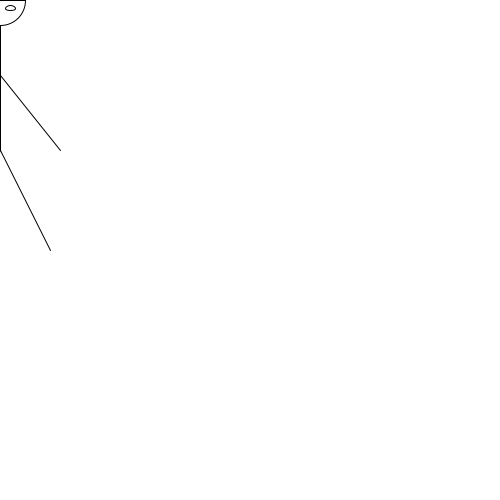
Frame 1 (no input)
Frame 60 (the mouse pressed at the canvas centre just before this capture): identical to frame 1, image omitted
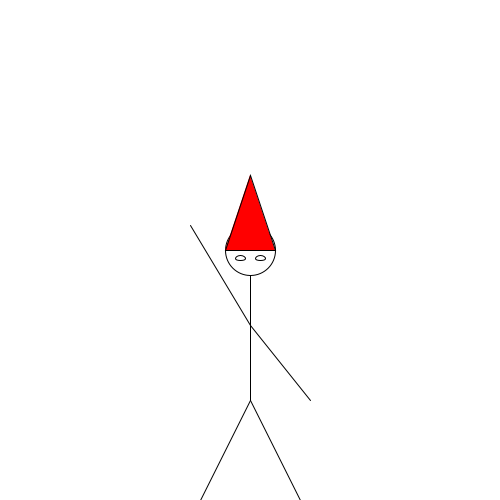
Frame 120 (the mouse held since frame 60 and released just before this capture)

The Processing sketch that drew these frames (run headless with seeded random() and noise(); from frame 60 on, the mouse is pressed at the canvas centre):

// Processing sketch: processing_122467
// ── processing_122467.pde

void setup () {

  size (500, 500);
}

void draw() {
  background(255);

  stroke(0);
  fill(255);

  line(mouseX, mouseY+25, mouseX, mouseY+150);
  //benen lr
  line(mouseX, mouseY+150, mouseX-50, mouseY+250);
  line(mouseX, mouseY+150, mouseX+50, mouseY+250);
  //armen lr
  line(mouseX, mouseY+75, mouseX+60, mouseY+150);
  line(mouseX, mouseY+75, mouseX-60, mouseY-25);
  //hoofd
  ellipse(mouseX, mouseY, 50, 50);
  //oogleden lr
  fill(0);
  //ogen lr
  fill(255);
  ellipse(mouseX-10, mouseY+8, 10, 5);
  ellipse(mouseX+10, mouseY+8, 10, 5);
  fill(255, 0, 0);
  triangle(mouseX-25, mouseY, mouseX+25, mouseY, mouseX, mouseY-75);
}
